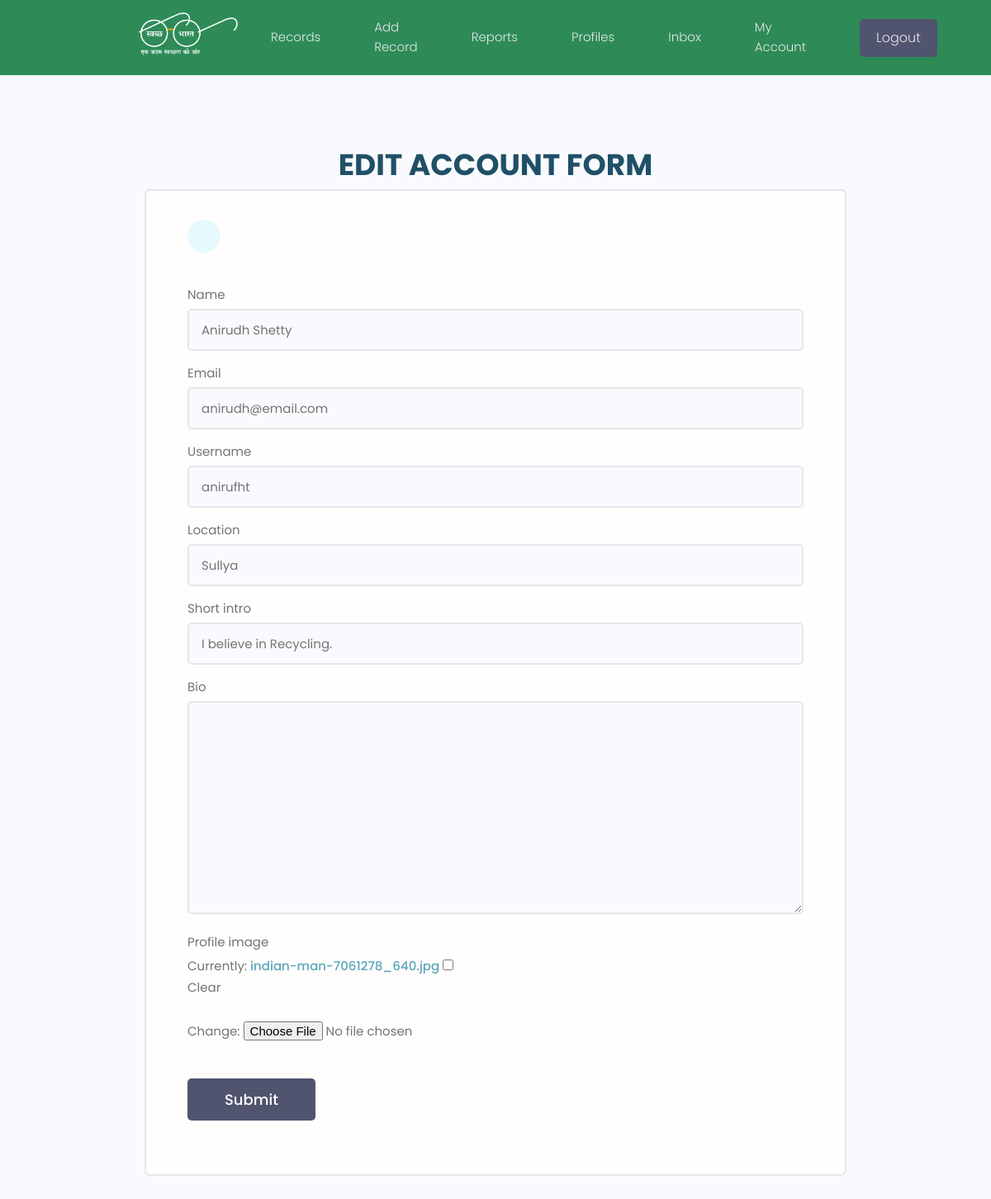
/edit-account/ (signed in), run on the app's committed database.
### users/models.py (models this page shows, shortened)
class Profile(models.Model):
    user = models.OneToOneField(
        User, on_delete=models.CASCADE, null=True, blank=True)
    name = models.CharField(max_length=200, blank=True, null=True)
    email = models.EmailField(max_length=500, blank=True, null=True)
    username = models.CharField(max_length=200, blank=True, null=True)
    location = models.CharField(max_length=200, blank=True, null=True)
    short_intro = models.CharField(max_length=200, blank=True, null=True)
    bio = models.TextField(blank=True, null=True)
    profile_image = models.ImageField(
        null=True, blank=True)
    created = models.DateTimeField(auto_now_add=True)
    id = models.UUIDField(default=uuid.uuid4, editable=False, unique=True, primary_key=True)

### users/views.py (the view)
# urls.py: path('edit-account/', views.edit_account, name='edit-account'),
@login_required(login_url='login')
def edit_account(request):
    profile = request.user.profile
    form = ProfileForm(instance=profile)
    if request.method == 'POST':
        form = ProfileForm(request.POST, request.FILES, instance=profile)
        if form.is_valid():
            form.save()
            return redirect('account')
    context = {'form': form}
    return render(request, 'users/profile_form.html', context)

### users/forms.py
class ProfileForm(ModelForm):
    class Meta:
        model = Profile
        fields = '__all__'
        exclude = ['user']
    def __init__(self, *args, **kwargs):
        super(ProfileForm, self).__init__(*args, **kwargs)
        for name, field in self.fields.items():
            field.widget.attrs.update({'class': 'input'})

### users/templates/users/profile_form.html (shortened to what this page needs)
{% extends 'main.html' %}
{% block content %}
    <main class="formPage my-xl">
        <h2 align="center" style="color: #205067;" ><b>EDIT ACCOUNT FORM</b> </h2>
        <div class="content-box">
            <div class="formWrapper">
                <a class="backButton" href="{%  url 'account' %}"></a>
                <br>
                <form class="form" method="POST" enctype="multipart/form-data" action="{% url 'edit-account' %}">
                    {% for field in form %}
                    <div class="form__field">
                        <label for="formInput#text">{{ field.label }}</label>
                        {{ field }}
                    </div>
                    {% endfor %}
                    <input class="btn btn--sub btn--lg  my-md" type="submit" value="Submit" />
                </form>
            </div>
        </div>
    </main>
{% endblock %}

### static/styles/app.css (style rules this page uses)
:root { --color-sub: #2d2d39; }
.btn--sub { background-color: var(--color-sub-light); }
.content-box { width: 95%; max-width: 85rem; margin: 0 auto; }
.backButton { background: var(--color-main-light); color: var(--color-main); width: 4rem; height: 4rem; display: flex; align-items: center; justify-content: center; border-radius: 50%; }
.formPage .formWrapper { list-style: none; background: var(--color-white); padding: 3.5rem 5rem; border: 2px solid var(--color-light); border-radius: 0.7rem; }

### static/uikit/styles/modules/_variables.css (style rules this page uses)
:root { --color-main: #5aa5b9; --color-main-light: #e6faff; --color-sub: #3f4156; --color-sub-light: #51546e; --color-sub-lighter: #ededfd; --color-text: #737373; --color-gray: #8b8b8b; --color-light: #e5e7eb; --color-light-gray: #767676; --color-bg: #f8fafd; --color-white: #fffefd; --color-white-light: #f3f3f3; --color-success: #359e64; --color-success-bg: #def8e8; --color-error: #fc4b0b; --color-error-bg: #fff2ee; --font-base: 'Poppins', arial, helvetica, 'Segoe UI', roboto, ubuntu, sans-serif; --font-monospace: 'Fira Code', 'Courier New', courier, monospace; --font-regular: 300; --font-medium: 500; --font-bold: 700; --generic-shadow: 1px 1px 5px #00000010; --generic-transition: all 0.3s ease-in-out; }

### static/uikit/styles/modules/_base.css (style rules this page uses)
* { margin: 0; padding: 0; box-sizing: border-box; text-rendering: optimizeLegibility; color: inherit; font-size: inherit; }
html { font-size: 50%; }
@media only screen and (min-width: 480px) { html { font-size: 56.25%; } }
@media only screen and (min-width: 1200px) { html { font-size: 62.5%; } }
body { line-height: 1.6; font-weight: 400; font-size: 1.5rem; color: var(--color-text); background-color: var(--color-bg); min-height: 100vh; }

### static/uikit/styles/modules/_typography.css (style rules this page uses)
* { font-family: var(--font-base); }
h2 { font-size: 3.6rem; font-weight: var(--font-bold); }
a { padding-bottom: 2px; text-decoration: none; display: inline-block; color: var(--color-main); font-weight: var(--font-medium); }

### static/uikit/styles/modules/_utilities.css (style rules this page uses)
.my-md { margin: 3rem auto; }
.my-xl { margin: 8rem auto; }

### static/uikit/styles/modules/_button.css (style rules this page uses)
.btn { display: inline-block; position: relative; cursor: pointer; background-color: var(--color-light); font-weight: var(--font-medium); color: var(--color-sub); text-decoration: none; padding: 1rem 2rem; border-radius: 0.5rem; border: none; width: -webkit-fit-content; width: -moz-fit-content; width: fit-content; height: -webkit-fit-content; height: -moz-fit-content; height: fit-content; font-size: 1.6rem; outline-width: 0; outline-color: transparent; -webkit-backface-visibility: hidden; backface-visibility: hidden; transition: all 0.3s ease-in-out; }
.btn--sub { background-color: var(--color-sub); color: var(--color-white); }
.btn--lg { font-size: 1.8rem; padding: 1.2rem 4.5rem; }

### static/uikit/styles/modules/_form.css (style rules this page uses)
.form { display: block; }
.form__field { margin-top: 1.5rem; margin-bottom: 1.5rem; }
.form__label, .form__field > label { display: block; margin-bottom: 0.5rem; color: var(--color-text); }
input.input[type='text'], input.input[type='email'], input.input[type='password'], input.input[type='number'], textarea.input { min-width: 24rem; width: 100%; padding: 1.2rem 1.5rem; border-radius: 0.5rem; border: 2px solid var(--color-light); transition: all 0.3s ease-in-out; background-color: var(--color-bg); }

### data on the page
Profile: form "Anirudh Shetty" "anirudh@email.com" "anirufht" "Sullya" "I believe in Recycling."

### other printed values
{{ field.label }} "Name" "Email" "Username" "Location" "Short intro" "Bio" "Profile image"
